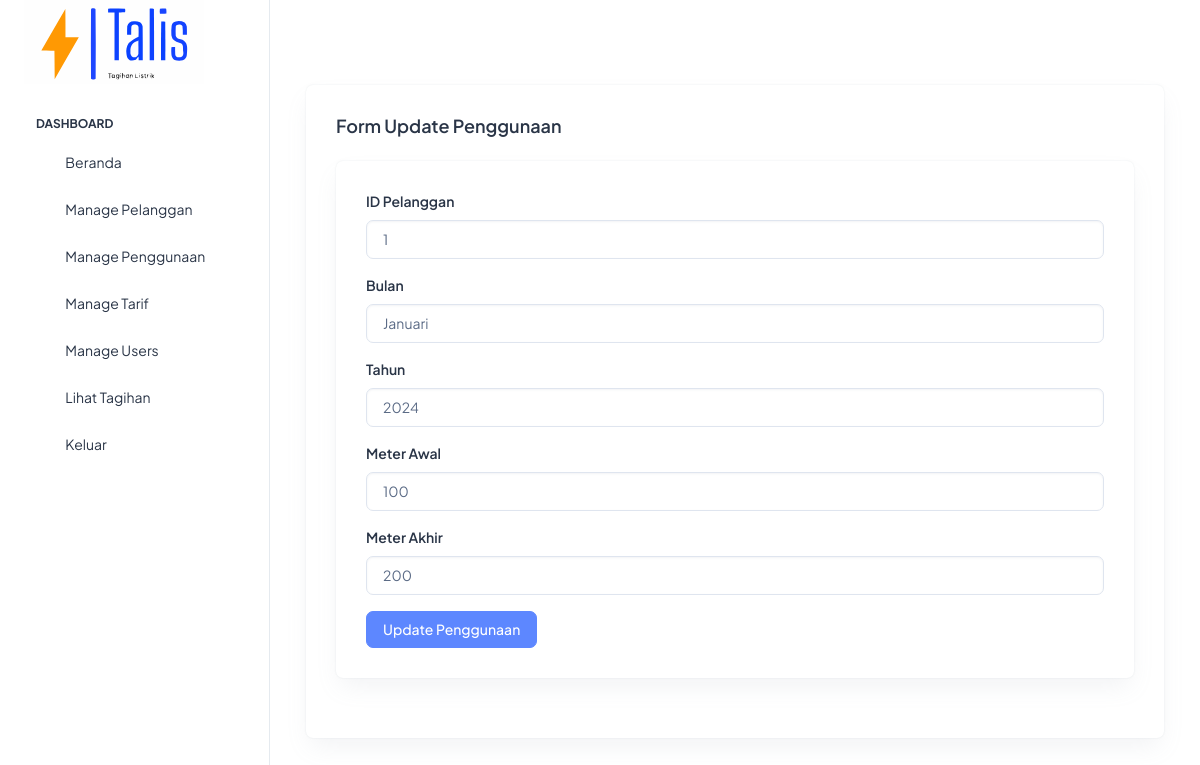
/penggunaan/update.php?id=1 (signed in), run on the app's committed database.
### tables this page shows
CREATE TABLE `penggunaan` (
  `id_penggunaan` int(11) NOT NULL,
  `id_pelanggan` int(11) DEFAULT NULL,
  `bulan` varchar(20) DEFAULT NULL,
  `tahun` varchar(4) DEFAULT NULL,
  `meter_awal` int(11) DEFAULT NULL,
  `meter_ahir` int(11) DEFAULT NULL
);

### penggunaan/update.php (the view, shortened to what this page needs)
<?php
include '../config.php';
$id = $_GET['id'];
$sql = "SELECT * FROM penggunaan WHERE id_penggunaan=$id";
$result = $conn->query($sql);
$row = $result->fetch_assoc();
$bulan_options = [
    'Januari',
    'Februari',
    'Maret',
    'April',
    'Mei',
    'Juni',
    'Juli',
    'Agustus',
    'September',
    'Oktober',
    'November',
    'Desember'
];
$sql_idpelanggan = "SELECT id_pelanggan FROM pelanggan";
$result_idpelanggan = $conn->query($sql_idpelanggan);
$id_pelanggan_options = [];
if ($result_idpelanggan->num_rows > 0) {
    while($row_pelanggan = $result_idpelanggan->fetch_assoc()) {
        $id_pelanggan_options[] = $row_pelanggan['id_pelanggan'];
    }
}
?>
<!doctype html>
<html lang="en">
<head>
    <link rel="stylesheet" href="../assets/css/styles.min.css" />
</head>
<body>
    <div class="page-wrapper" id="main-wrapper" data-layout="vertical" data-navbarbg="skin6" data-sidebartype="full"
        data-sidebar-position="fixed" data-header-position="fixed">
        <aside class="left-sidebar">
            <div>
                <div class="brand-logo d-flex align-items-center justify-content-between">
                    <a href="../index.html" class="text-nowrap logo-img">
                        <img src="../assets/images/logos/dark-logo.svg" width="180" alt="" />
                    </a>
                </div>
                <nav class="sidebar-nav scroll-sidebar" data-simplebar="">
                    <ul id="sidebarnav">
                        <li class="nav-small-cap">
                            <span class="hide-menu">Dashboard</span>
                        </li>
                        <li class="sidebar-item">
                            <a class="sidebar-link" href="../index.php" aria-expanded="false">
                                <span>
                                    <i class="ti ti-layout-dashboard"></i>
                                </span>
                                <span class="hide-menu">Beranda</span>
                            </a>
                        </li>
                        <?php if ($_SESSION['id_level'] == 1) { ?>
                        <li class="sidebar-item">
                            <a class="sidebar-link" href="../pelanggan/read.php" aria-expanded="false">
                                <span>
                                    <i class="ti ti-article"></i>
                                </span>
                                <span class="hide-menu">Manage Pelanggan</span>
                            </a>
                        </li>
                        <li class="sidebar-item">
                            <a class="sidebar-link" href="../penggunaan/read.php" aria-expanded="false">
                                <span>
                                    <i class="ti ti-alert-circle"></i>
                                </span>
                                <span class="hide-menu">Manage Penggunaan</span>
                            </a>
                        </li>
                        <li class="sidebar-item">
                            <a class="sidebar-link" href="../tarif/read.php" aria-expanded="false">
                                <span>
                                    <i class="ti ti-cards"></i>
                                </span>
                                <span class="hide-menu">Manage Tarif</span>
                            </a>
                        </li>
                        <li class="sidebar-item">
                            <a class="sidebar-link" href="../users/read.php" aria-expanded="false">
                                <span>
                                    <i class="ti ti-file-description"></i>
                                </span>
                                <span class="hide-menu">Manage Users</span>
                            </a>
                        </li>
                        <?php } ?>
                        <li class="sidebar-item">
                            <a class="sidebar-link" href="../tagihan.php" aria-expanded="false">
                                <span>
                                    <i class="ti ti-typography"></i>
                                </span>
                                <span class="hide-menu">Lihat Tagihan</span>
                            </a>
                        </li>
                        <li class="sidebar-item">
                            <a class="sidebar-link" href="../logout.php" aria-expanded="false">
                                <span>
                                    <i class="ti ti-login"></i>
                                </span>
                                <span class="hide-menu">Keluar</span>
                            </a>
                        </li>
                    </ul>
                </nav>
            </div>
        </aside>
        <div class="body-wrapper">
            <div class="container-fluid">
                <div class="container-fluid">
                    <div class="card">
                        <div class="card-body">
                            <h5 class="card-title fw-semibold mb-4">Form Update Penggunaan</h5>
                            <div class="card">
                                <div class="card-body">
                                    <form method="POST" action="">
                                        <div class="mb-3">
                                            <label for="id_pelanggan" class="form-label">ID Pelanggan</label>
                                            <select class="form-control" name="id_pelanggan" id="id_pelanggan" required>
                                                <?php
                                                    foreach ($id_pelanggan_options as $option) {
                                                        $selected = ($option == $row['id_pelanggan']) ? 'selected' : '';
                                                        echo "<option value='$option' $selected>$option</option>";
                                                    }
                                                    ?>
                                            </select>
                                        </div>
                                        <div class="mb-3">
                                            <label for="bulan" class="form-label">Bulan</label>
                                            <select class="form-control" name="bulan" id="bulan" required>
                                                <?php foreach ($bulan_options as $bulan) { ?>
                                                <option
                                                    <?php echo ($row['bulan'] == $bulan) ? 'selected' : ''; ?>>
                                                    <?php echo $bulan; ?></option>
                                                <?php } ?>
                                            </select>
                                        </div>
                                        <div class="mb-3">
                                            <label for="tahun" class="form-label">Tahun</label>
                                            <input type="text" class="form-control" id="tahun" name="tahun"
                                                value="<?php echo $row['tahun']; ?>" required>
                                        </div>
                                        <div class="mb-3">
                                            <label for="meter_awal" class="form-label">Meter Awal</label>
                                            <input type="text" class="form-control" id="meter_awal" name="meter_awal"
                                                value="<?php echo $row['meter_awal']; ?>" required>
                                        </div>
                                        <div class="mb-3">
                                            <label for="meter_ahir" class="form-label">Meter Akhir</label>
                                            <input type="text" class="form-control" id="meter_ahir" name="meter_ahir"
                                                value="<?php echo $row['meter_ahir']; ?>" required>
                                        </div>
                                        <button type="submit" class="btn btn-primary">Update Penggunaan</button>
                                    </form>
                                </div>
                            </div>
                        </div>
                    </div>
                </div>
            </div>
        </div>
    </div>
</body>
</html>

### data on the page
penggunaan: bulan "Januari", tahun "2024", meter_awal "100", meter_ahir "200"

### other printed values
form field id_pelanggan "1"
